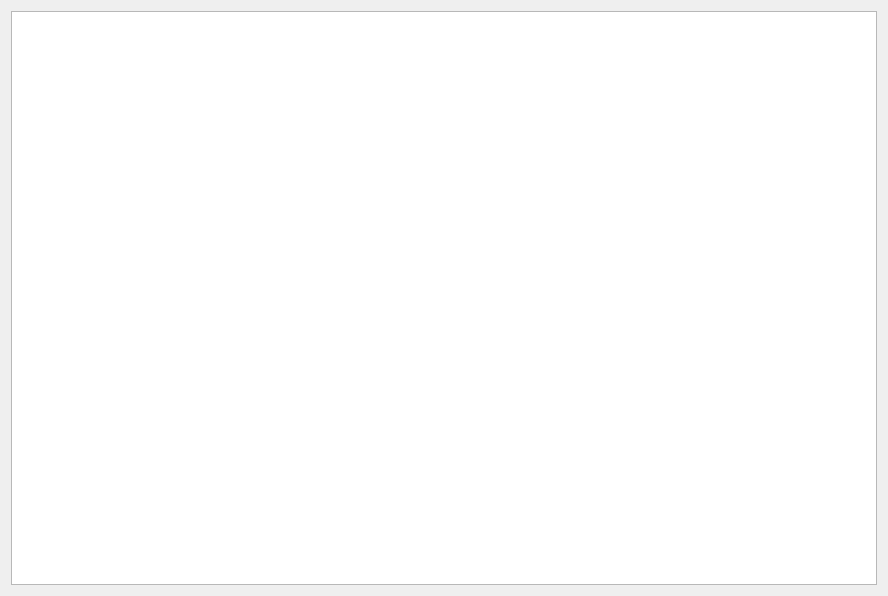
<?xml version="1.0" encoding="UTF-8"?>
<ui version="4.0">
 <class>ShowVoltageNetClass</class>
 <widget class="QWidget" name="ShowVoltageNetClass">
  <property name="geometry">
   <rect>
    <x>0</x>
    <y>0</y>
    <width>888</width>
    <height>596</height>
   </rect>
  </property>
  <property name="windowTitle">
   <string>ShowVoltageNet</string>
  </property>
  <layout class="QVBoxLayout" name="verticalLayout">
   <item>
    <widget class="QTableWidget" name="tableWidget">
     <property name="styleSheet">
      <string notr="true"/>
     </property>
    </widget>
   </item>
  </layout>
 </widget>
 <layoutdefault spacing="6" margin="11"/>
 <resources/>
 <connections/>
</ui>
